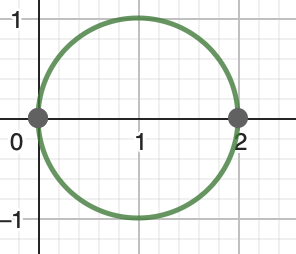
#> input picture theory/thw-1/1-3.jpg, 296 x 254 px, given in place of crater.png, which was not available
$ jupyter execute --allow-errors hw3_practice_Parfenov.ipynb   (shell and % lines are left out)   (older library calls are emulated)   (text cells are left out)
#> lines starting #> are read from the running program, lines starting #| are printed output that depends on the picture; pictures that were not available may be replaced by others from this repository, and a replacement may not be noted
[cell 1]
# Если вы на windows - скачивайте сами

[cell 2]
import numpy as np
import matplotlib.pyplot as plt
import scipy.ndimage
import scipy.sparse as sparse
import scipy.sparse.linalg as spla

from IPython import display
from scipy.io.wavfile import read as read_audio

from scipy.sparse import csr_matrix
from scipy.sparse.linalg import svds

[cell 3]
from scipy.fft import dct, idct

[cell 4]
def orth_dct(x: np.ndarray, axis: int=0):
    """
        Input
            x: np.ndarray -- (d-1)-dimensional array of sources vectors from R^{n}
            axis: axis along which DCT should be taken
        Output
            s: result of normalized Discrete Cosine transform of x along specified axis
    """
    x_hat = np.concatenate([x, np.flip(x, axis=axis)], axis=axis)
    size = list(x_hat.shape)
    tmp = size[axis]
    x_hat_transformed = np.fft.fft(x_hat, axis=axis)
    cf = np.exp(np.arange(tmp) * (-np.pi * 1j) / (tmp))
    cf /= np.sqrt(tmp)
    cf[0] /= np.sqrt(2)
    cord = np.arange(len(size))
    cord[-1], cord[axis] = cord[axis], cord[-1]
    x_hat_transformed = np.transpose(x_hat_transformed, cord)
    return np.take(np.transpose(cf * x_hat_transformed , cord), np.arange(tmp // 2), axis=axis)

[cell 5]
noise = np.random.randn(10)
orth_dct(noise, axis=0)

[cell 6]
noise = np.random.randn(10)
assert np.allclose(orth_dct(noise, axis=0), dct(noise, norm="ortho")), "Incorrect DCT for 1d array"

noise = np.random.randn(4, 8, 16, 32)
for axis in range(noise.ndim):
    assert np.allclose(orth_dct(noise, axis=axis), dct(noise, axis=axis, norm="ortho")), f"Incorrect DCT for 4d array in axis {axis}"

[cell 7]
def orth_idct(s: np.ndarray, axis: int=0):
    """
        Input
            s: np.ndarray -- result of normalized Discrete Cosine transform of x along specified axis
            axis: axis along which inverse DCT should be taken
        Output
            x: source vector from R^{n}
    """
    sz = list(list(s.shape))[axis] * 2
    cf = np.exp(np.arange(sz) * (-np.pi * 1j) / (sz)) / np.sqrt(sz)
    cf[0] /= np.sqrt(2)
    vect1 = np.arange(len(list(list(s.shape))))
    vect1[-1], vect1[axis] = vect1[axis], vect1[-1]
    transposed = np.transpose(np.transpose(s, vect1) / cf[:sz // 2], vect1)
    shape_of_transposed = list(transposed.shape)
    shape_of_transposed[axis] = 1
    return np.take(np.fft.ifft(np.concatenate([transposed, np.zeros(shape_of_transposed), np.conj(np.flip(np.take(transposed, np.arange(1, sz // 2), axis=axis), axis=axis))], axis=axis), axis=axis).real, np.arange(sz // 2), axis=axis).real

[cell 8]
noise = np.random.randn(10)
assert np.allclose(orth_idct(noise, axis=0), idct(noise, norm="ortho")), "Incorrect Inverse DCT for 1d array"

noise = np.random.randn(4, 8, 16, 32)
for axis in range(noise.ndim):
    assert np.allclose(orth_idct(noise, axis=axis), idct(noise, axis=axis, norm="ortho")), f"Incorrect Inverse DCT for 4d array in axis {axis}"

#> (a cell that did not finish here is left out)

#> (a cell that did not finish here is left out)

#> (a cell that did not finish here is left out)

#> (a cell that did not finish here is left out)

#> (a cell that did not finish here is left out)

#> (a cell that did not finish here is left out)

#> (a cell that did not finish here is left out)

#> (a cell that did not finish here is left out)

#> (a cell that did not finish here is left out)

[cell 18]
img = plt.imread("data/crater.png").astype(float)
X = img.mean(axis=2)
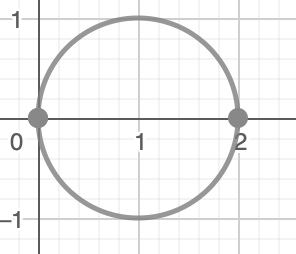
#> X: shape (254, 296) float64; min 0.359, max 1, mean 0.959
X -= X.mean()
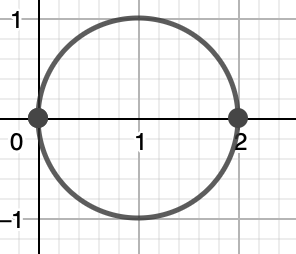
#> X: shape (254, 296) float64; min -0.6, max 0.0412, mean -1.55e-17; drawn with min black and max white
X = X / np.abs(X).max()

plt.figure(figsize=(6,6))
#> (this line was passed over: IPython is not available in this run)
plt.imshow(X, cmap="gray");
#> (this line was passed over: IPython is not available in this run)
plt.axis("off")
#> (this line was passed over: IPython is not available in this run)
plt.title("Original Image");
#> (this line was passed over: IPython is not available in this run)

[cell 19]
n = X.shape[0]
#> n = 254
m = int(0.2 * n*n)
#> m = 12903
idxs = np.random.choice(n*n, m, replace=False)

#> (the rest of this cell did not finish here and is left out)

#> (a cell that did not finish here is left out)

[cell 21]
plt.figure(figsize=(7,7))
#> (this line was passed over: IPython is not available in this run)
plt.axis("off")
#> (this line was passed over: IPython is not available in this run)
S = scipy.fft.dct(scipy.fft.dct(X), axis=0)
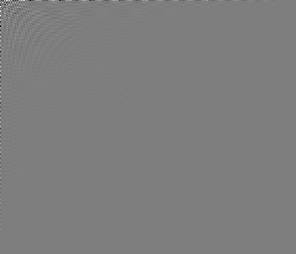
#> S: shape (254, 296) float64; min -5220.3, max 5313.7, mean 0.2; drawn with min black and max white
plt.imshow(S, cmap="hot")
#> (this line was passed over: IPython is not available in this run)
plt.colorbar()
plt.title("S");
